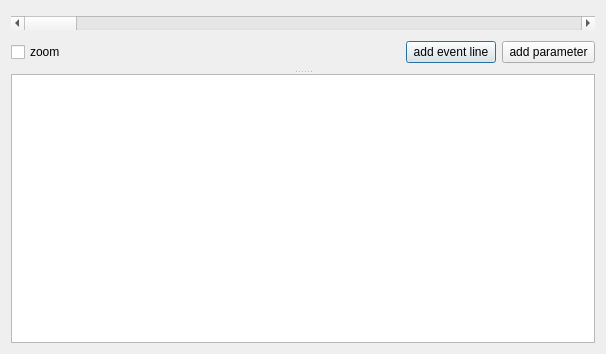
<?xml version="1.0" encoding="UTF-8"?>
<ui version="4.0">
 <class>Dialog</class>
 <widget class="QDialog" name="Dialog">
  <property name="geometry">
   <rect>
    <x>0</x>
    <y>0</y>
    <width>606</width>
    <height>354</height>
   </rect>
  </property>
  <property name="windowTitle">
   <string>Dialog</string>
  </property>
  <layout class="QVBoxLayout" name="verticalLayout_4">
   <item>
    <widget class="QSplitter" name="splitter">
     <property name="orientation">
      <enum>Qt::Vertical</enum>
     </property>
     <widget class="QWidget" name="verticalLayoutWidget">
      <layout class="QVBoxLayout" name="verticalLayout_2">
       <item>
        <layout class="QVBoxLayout" name="verticalLayout_3"/>
       </item>
       <item>
        <widget class="QScrollBar" name="horizontalScrollBar">
         <property name="orientation">
          <enum>Qt::Horizontal</enum>
         </property>
        </widget>
       </item>
       <item>
        <layout class="QHBoxLayout" name="horizontalLayout_6">
         <item>
          <widget class="QCheckBox" name="checkBox_2">
           <property name="text">
            <string>zoom</string>
           </property>
          </widget>
         </item>
         <item>
          <spacer name="horizontalSpacer">
           <property name="orientation">
            <enum>Qt::Horizontal</enum>
           </property>
           <property name="sizeHint" stdset="0">
            <size>
             <width>40</width>
             <height>20</height>
            </size>
           </property>
          </spacer>
         </item>
         <item>
          <widget class="QPushButton" name="addEvent">
           <property name="text">
            <string> add event line </string>
           </property>
          </widget>
         </item>
         <item>
          <widget class="QPushButton" name="addParam">
           <property name="text">
            <string> add parameter </string>
           </property>
          </widget>
         </item>
        </layout>
       </item>
      </layout>
     </widget>
     <widget class="QTableView" name="tableView">
      <property name="enabled">
       <bool>true</bool>
      </property>
      <property name="sizePolicy">
       <sizepolicy hsizetype="Expanding" vsizetype="Expanding">
        <horstretch>0</horstretch>
        <verstretch>0</verstretch>
       </sizepolicy>
      </property>
      <property name="maximumSize">
       <size>
        <width>16777215</width>
        <height>16777215</height>
       </size>
      </property>
      <property name="baseSize">
       <size>
        <width>0</width>
        <height>0</height>
       </size>
      </property>
      <property name="contextMenuPolicy">
       <enum>Qt::CustomContextMenu</enum>
      </property>
     </widget>
    </widget>
   </item>
  </layout>
 </widget>
 <resources/>
 <connections/>
</ui>
